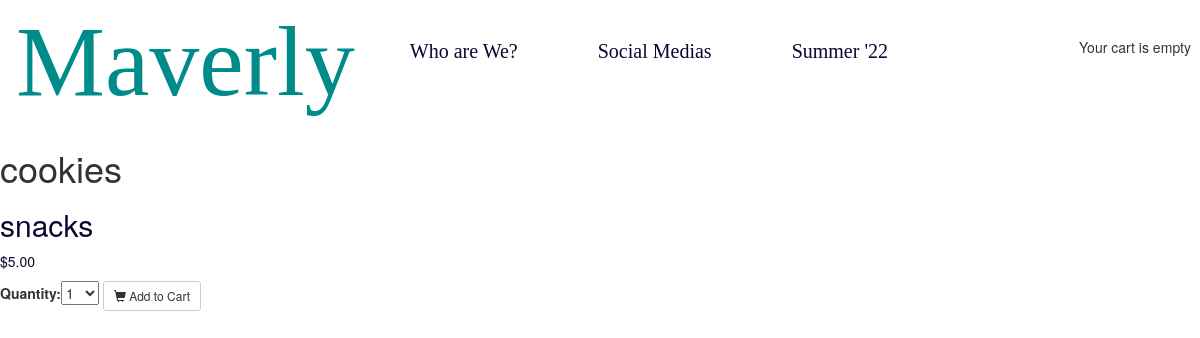
The page /5/cookies/ on the database its author committed.
### shop/models.py (models this page shows, shortened)
class Product(models.Model):
    category =	models.ForeignKey(Category, related_name='products', on_delete=models.CASCADE)
    name = models.CharField(max_length=200,	db_index=True)
    slug = models.SlugField(max_length=200,	db_index=True)
    image =	models.ImageField(upload_to='products/%Y/%m/%d', blank=True)
    description	= models.TextField(blank=True)
    price =	models.DecimalField(max_digits=10,	decimal_places=2)
    available =	models.BooleanField(default=True)
    created	= models.DateTimeField(auto_now_add=True)
    updated	= models.DateTimeField(auto_now=True)
    class Meta:
        ordering = ('name',)
        index_together	=	(('id',	'slug'),)

class Category(models.Model):
    name = models.CharField(max_length=200, db_index=True)
    slug = models.SlugField(max_length=200, unique=True)
    class Meta:
        ordering = ('name',)
        verbose_name='category'
        verbose_name_plural = 'categories'
    def __str__(self):
        return self.name
    def get_absolute_url(self):
        return reverse("shop:product_list_by_category", args=[self.slug])

### shop/views.py (the view)
# urls.py: path('<int:id>/<slug:slug>/', views.product_detail, name='product_detail'),
def product_detail(request, id, slug):
    product = get_object_or_404(Product, id=id, slug=slug, available=True)
    cart_product_form = CartAddProductForm()
    return render(request, 'shop/product/detail.html',
    {'product': product, 'cart_product_form': cart_product_form})

### cart/forms.py
class CartAddProductForm(forms.Form):
    quantity =	forms.TypedChoiceField( choices=PRODUCT_QUANTITY_CHOICES, coerce=int)
    update = forms.BooleanField(required=False, initial=False,	widget= forms.HiddenInput)

### cart/cart.py (called while the page is built)
    def __len__(self):
        return sum(item['quantity'] for item in self.cart.values())

### cart/context_processors.py (called while the page is built)
def cart(request):
    return {'cart' : Cart(request)}

### shop/templates/shop/product/detail.html (shortened to what this page needs)
{%	extends	"shop/base.html"	%}
{%	load static	%}
{%	block content  %}
		<div class="product-detail">
			<img src="{% if	product.image %} {{ product.image.url}} {%else%}
				{%	static	'img/default-product.png'	%} {% endif	%}">
				<h1>{{ product.name	}}</h1>
				<h2> <a	href= "{{product.category.get_absolute_url}}"> {{product.category}}</a></h2>
				<p class="price">${{ product.price	}}</p>
				<form action="{% url 'cart:cart_add' product.id%}" method="post">
					{{cart_product_form}}
					<button class= "btn btn-default btn-sm" type="submit"> <span class="glyphicon glyphicon-shopping-cart"></span> Add to Cart</button>
				</form>
		</div>
{% endblock %}

### static/css/style.css (style rules this page uses)
p { color: rgb(11, 5, 49); }
a { color: rgb(11, 5, 49); }
body { background-color: white !important; }
.product-detail img { border-radius: 50%; max-width: 2px; max-height: 2px; }

### rows shown on the page
Product: name "cookies", category "snacks", price "5.00"
